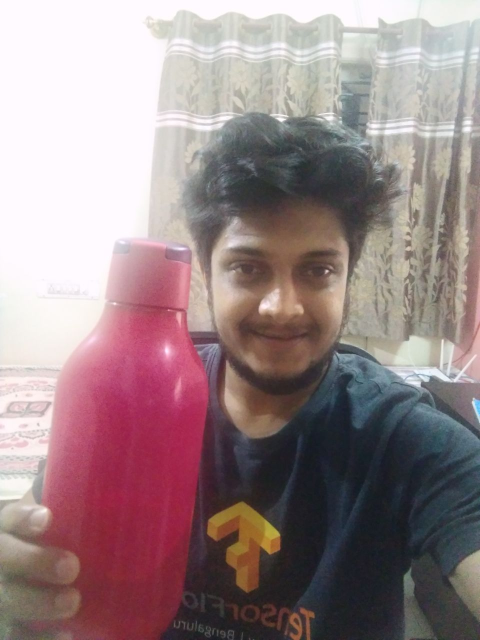
#> input picture Session 11 - Yolo/11 A/11a.jpg, 960 x 1280 px, found by its file name (shown at 1/2 size)
$ jupyter execute --allow-errors YOLOV3OpenCV.ipynb
#> lines starting #> are read from the running program, lines starting #| are printed output that depends on the picture
[cell 1]
import cv2
import numpy as np
from google.colab.patches import cv2_imshow

#> (a cell that did not finish here is left out)

[cell 3]
# Loading image
img = cv2.imread("/content/11a.jpg")
#> img is the input picture: shape (1280, 960, 3); mean B, G, R 135.7, 133.4, 153.4
img = cv2.resize(img, (416, 416), fx=0.4, fy=0.4)
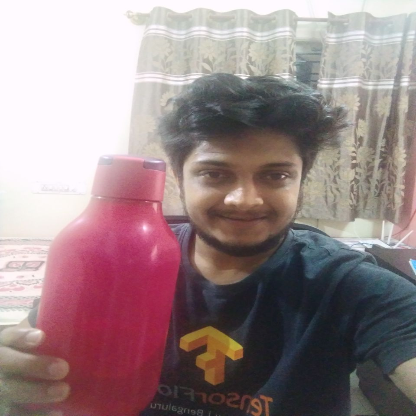
#> img: shape (416, 416, 3); mean B, G, R 135.6, 133.3, 153.3
height, width, channels = img.shape
#> height = 416; width = 416; channels = 3

[cell 4]
# Detecting objects
blob = cv2.dnn.blobFromImage(img, 0.00392, (416, 416), (0, 0, 0), True, crop=False)
#> (the rest of this cell did not finish here and is left out)

[cell 5]
# Showing informations on the screen
class_ids = []
confidences = []
boxes = []
#> (the rest of this cell did not finish here and is left out)

[cell 6]
indexes = cv2.dnn.NMSBoxes(boxes, confidences, 0.5, 0.4)

[cell 7]
font = cv2.FONT_HERSHEY_PLAIN
for i in range(len(boxes)):
    if i in indexes:
        x, y, w, h = boxes[i]
        label = str(classes[class_ids[i]])
        color = colors[i]
        cv2.rectangle(img, (x, y), (x + w, y + h), color, 2)
        cv2.putText(img, label, (x, y + 30), font, 3, color, 3)
cv2_imshow(img)
cv2.waitKey(0)
cv2.destroyAllWindows()
